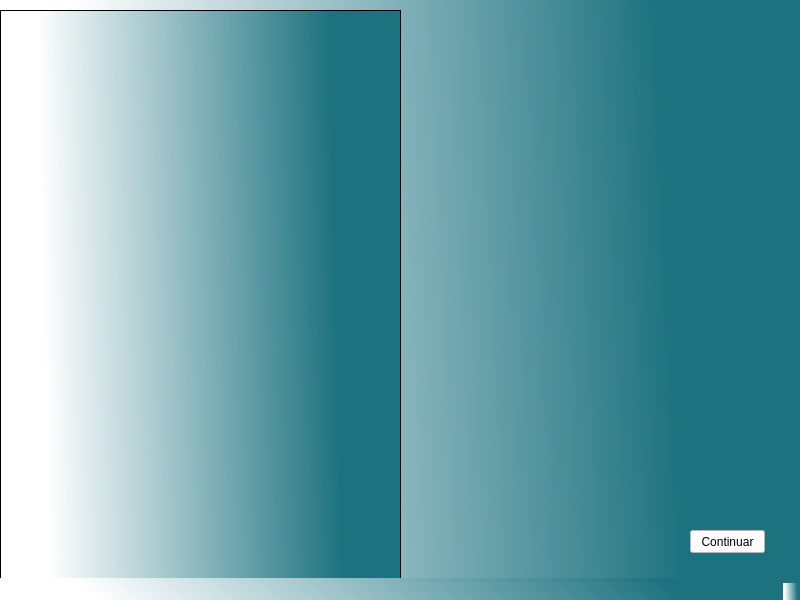
<?xml version="1.0" encoding="UTF-8"?>
<ui version="4.0">
 <class>Bienvenida</class>
 <widget class="QMainWindow" name="Bienvenida">
  <property name="geometry">
   <rect>
    <x>0</x>
    <y>0</y>
    <width>800</width>
    <height>600</height>
   </rect>
  </property>
  <property name="windowTitle">
   <string>MainWindow</string>
  </property>
  <property name="styleSheet">
   <string notr="true">background-color: rgb(11, 152, 191);
background-color: qlineargradient(spread:pad, x1:0.954364, y1:0.369, x2:0, y2:0.403, stop:0.125 rgba(29, 114, 127, 255), stop:0.892045 rgba(255, 255, 255, 255));</string>
  </property>
  <widget class="QWidget" name="centralwidget">
   <widget class="QPushButton" name="Boton">
    <property name="geometry">
     <rect>
      <x>690</x>
      <y>530</y>
      <width>75</width>
      <height>23</height>
     </rect>
    </property>
    <property name="styleSheet">
     <string notr="true">background-color: rgb(255, 255, 255);</string>
    </property>
    <property name="text">
     <string>Continuar</string>
    </property>
   </widget>
   <widget class="QTextBrowser" name="textBrowser">
    <property name="geometry">
     <rect>
      <x>0</x>
      <y>10</y>
      <width>401</width>
      <height>581</height>
     </rect>
    </property>
    <property name="styleSheet">
     <string notr="true">border-image: url(:/Logo/Logo1.png);</string>
    </property>
   </widget>
  </widget>
  <widget class="QStatusBar" name="statusbar"/>
 </widget>
 <resources>
  <include location="LogoInstitutoFisilologia.qrc"/>
 </resources>
 <connections/>
</ui>
